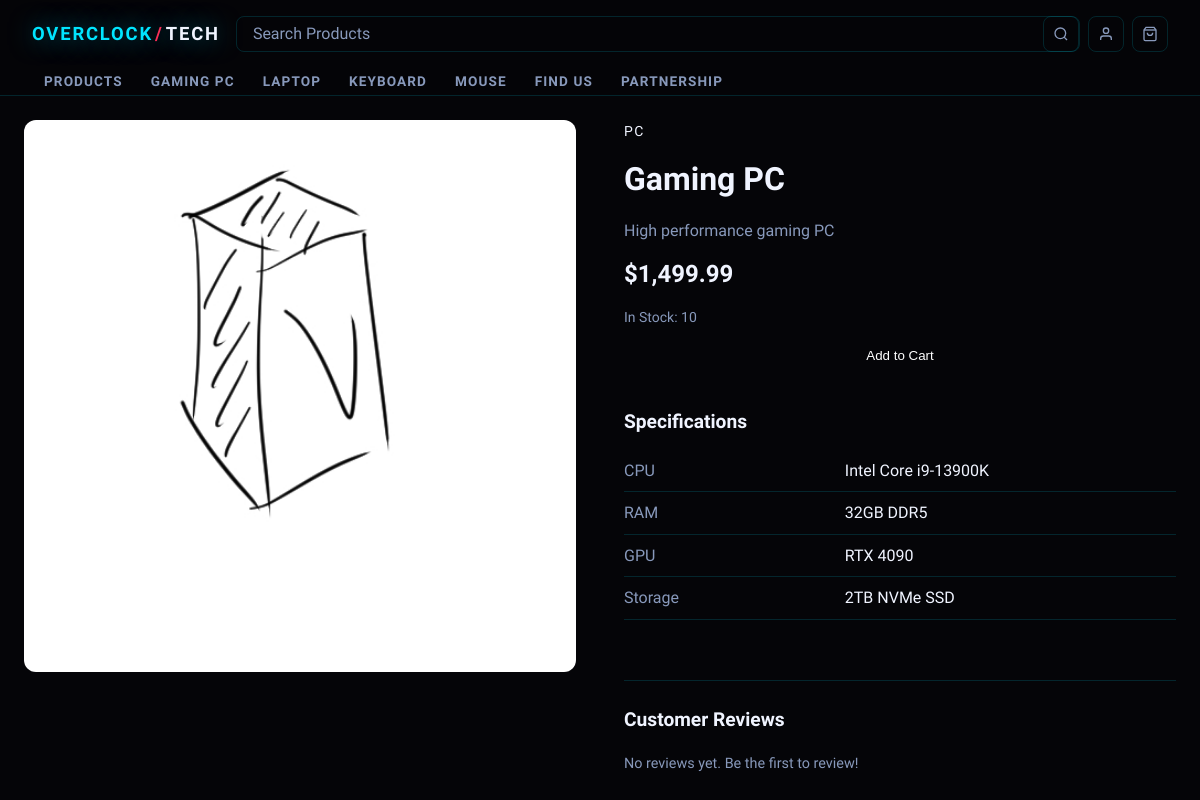
Screenshot of /product.php?id=1 with the database file from the repository.
### tables this page shows
CREATE TABLE `products` (
  `product_id` int(11) NOT NULL AUTO_INCREMENT,
  `category_id` int(11) DEFAULT NULL,
  `name` varchar(100) NOT NULL,
  `description` text DEFAULT NULL,
  `price` decimal(10,2) NOT NULL,
  `stock` int(11) DEFAULT 0,
  `image` varchar(255) DEFAULT NULL,
  PRIMARY KEY (`product_id`),
  KEY `category_id` (`category_id`),
  CONSTRAINT `products_ibfk_1` FOREIGN KEY (`category_id`) REFERENCES `categories` (`category_id`)
);

CREATE TABLE `categories` (
  `category_id` int(11) NOT NULL AUTO_INCREMENT,
  `name` varchar(50) NOT NULL,
  PRIMARY KEY (`category_id`)
);

CREATE TABLE `product_specs` (
  `spec_id` int(11) NOT NULL AUTO_INCREMENT,
  `product_id` int(11) DEFAULT NULL,
  `spec_name` varchar(100) NOT NULL,
  `spec_value` varchar(255) NOT NULL,
  PRIMARY KEY (`spec_id`),
  KEY `product_id` (`product_id`),
  CONSTRAINT `product_specs_ibfk_1` FOREIGN KEY (`product_id`) REFERENCES `products` (`product_id`)
);

### product.php (the view, shortened to what this page needs)
<?php
require_once 'db.php';
$product_id = isset($_GET['id']) ? (int)$_GET['id'] : null;
$stmt = $pdo->prepare("SELECT * FROM products WHERE product_id = ?");
$stmt->execute([$product_id]);
$product = $stmt->fetch();
$stmt = $pdo->prepare("SELECT * FROM product_specs WHERE product_id = ?");
$stmt->execute([$product_id]);
$specs = $stmt->fetchAll();
$stmt = $pdo->prepare("SELECT name FROM categories WHERE category_id = ?");
$stmt->execute([$product['category_id']]);
$category = $stmt->fetch();
$stmt = $pdo->prepare("
  SELECT r.*, c.fname, c.lname
  FROM reviews r
  JOIN customers c ON r.customer_id = c.customer_id
  WHERE r.product_id = ?
  ORDER BY r.created_at DESC
");
$stmt->execute([$product_id]);
$reviews = $stmt->fetchAll();
?>
<!DOCTYPE html>
<html lang="en">
<head>
  <link rel="stylesheet" href="css/style.css">
</head>
<body>
  <?php include 'includes/nav.php'; ?>
  <main class="product-page">
    <div class="product-details">
      <div class="product-image">
        <img src="images/<?= htmlspecialchars($product['image']) ?>"
             alt="<?= htmlspecialchars($product['name']) ?>">
      </div>
      <div class="product-info">
        <p class="product-category"><?= htmlspecialchars($category['name']) ?></p>
        <h1><?= htmlspecialchars($product['name']) ?></h1>
        <p class="product-description"><?= htmlspecialchars($product['description']) ?></p>
        <p class="product-price">$<?= number_format($product['price'], 2) ?></p>
        <p class="product-stock">In Stock: <?= $product['stock'] ?></p>
        <button class="add-to-cart">Add to Cart</button>
        <?php if (!empty($specs)): ?>
          <div class="product-specs">
            <h2>Specifications</h2>
            <table class="specs-table">
              <?php foreach ($specs as $spec): ?>
                <tr>
                  <td class="spec-name"><?= htmlspecialchars($spec['spec_name']) ?></td>
                  <td class="spec-value"><?= htmlspecialchars($spec['spec_value']) ?></td>
                </tr>
              <?php endforeach; ?>
            </table>
          </div>
        <?php endif; ?>
        <div class="reviews-section">
          <h2>Customer Reviews
          </h2>
          <?php if (empty($reviews)): ?>
            <p class="no-reviews">No reviews yet. Be the first to review!</p>
          <?php endif; ?>
        </div>
      </div>
    </div>
  </main>
</body>
</html>

### css/style.css (style rules this page uses)
:root { --bg-black: #050508; --bg-dark: #0a0a10; --bg-card: #0f0f18; --bg-card2: #141420; --neon: #00e5ff; --neon-dim: rgba(0, 229, 255, 0.12); --neon-glow: 0 0 24px rgba(0, 229, 255, 0.5); --neon2: #ff2d55; --neon2-glow: 0 0 24px rgba(255, 45, 85, 0.5); --text-white: #f0f4ff; --text-grey: #8899bb; --text-muted: #4a5570; --border: rgba(0, 229, 255, 0.15); --border-hover: rgba(0, 229, 255, 0.5); --font-display: 'Orbitron', monospace; --font-body: 'Rajdhani', sans-serif; --font-mono: 'Share Tech Mono', monospace; }
*, *::before, *::after { box-sizing: border-box; margin: 0; padding: 0; }
html { scroll-behavior: smooth; }
body { font-family: var(--font-body); background: var(--bg-black); color: var(--text-white); overflow-x: hidden; line-height: 1.6; }
.add-to-cart { margin-top: auto; padding: 8px; border-radius: 8px; border: none; background: var(--accent); color: white; cursor: pointer; transition: opacity 0.2s; }
.product-page { max-width: 1200px; margin: 0 auto; padding: 24px; }
.product-details { display: flex; gap: 48px; }
.product-image { flex: 1; }
.product-image img { width: 100%; aspect-ratio: 1/1; object-fit: cover; border-radius: 12px; }
.product-info { flex: 1; display: flex; flex-direction: column; gap: 12px; }
.product-category { color: var(--accent); font-size: 0.875rem; text-transform: uppercase; letter-spacing: 0.1em; }
.product-info h1 { font-size: 2rem; font-weight: 700; }
.product-description { color: var(--text-grey); }
.product-price { font-size: 1.5rem; font-weight: 700; color: var(--accent); }
.product-stock { color: var(--text-grey); font-size: 0.875rem; }
.product-specs { margin-top: 24px; }
.product-specs h2 { font-size: 1.2rem; font-weight: 600; margin-bottom: 12px; }
.specs-table { width: 100%; border-collapse: collapse; }
.specs-table tr { border-bottom: 1px solid var(--border); }
.specs-table td { padding: 8px 0; }
.spec-name { color: var(--text-grey); width: 40%; }
.spec-value { font-weight: 500; }
.reviews-section { margin-top: 48px; padding-top: 24px; border-top: 1px solid var(--border); }
.reviews-section h2 { font-size: 1.2rem; font-weight: 600; margin-bottom: 16px; display: flex; align-items: center; gap: 12px; }
.no-reviews { color: var(--text-grey); font-size: 0.9rem; }

### rows the page displays
products: image (picture), name "Gaming PC", description "High performance gaming PC", price "1,499.99", stock "10"
categories: name "PC"
product_specs: spec_name "CPU", spec_value "Intel Core i9-13900K"
product_specs: spec_name "RAM", spec_value "32GB DDR5"
product_specs: spec_name "GPU", spec_value "RTX 4090"
product_specs: spec_name "Storage", spec_value "2TB NVMe SSD"

### other values shown
$item['label'] "PRODUCTS"
$item['label'] "GAMING PC"
$item['label'] "LAPTOP"
$item['label'] "KEYBOARD"
$item['label'] "MOUSE"
$item['label'] "FIND US"
$item['label'] "PARTNERSHIP"
